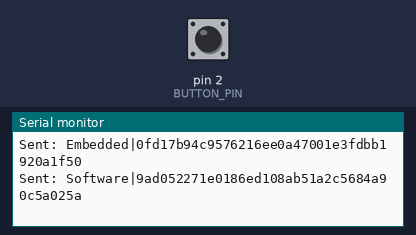
A sketch run on a simulated Arduino Uno, built with avr-gcc and run on an emulated ATmega328P. On the bench: the last lines printed to the serial monitor. The test bench sets the inputs (shaded band); at power-on: pin 2 (BUTTON_PIN) HIGH.

Above: at 6.8 s.
6.9 s: pin 2 (BUTTON_PIN) pulled LOW for 2.6 s
At 9.3 s:
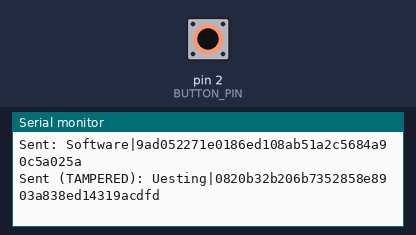
11.0 s: pin 2 (BUTTON_PIN) pulled LOW for 2.6 s
At 12.4 s:
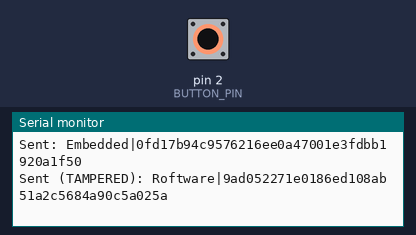
15.1 s: pin 2 (BUTTON_PIN) pulled LOW for 2.6 s
At 16.7 s:
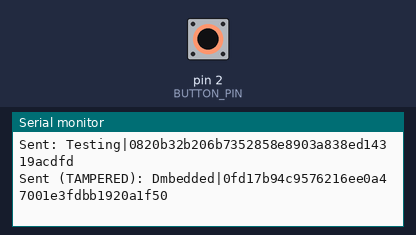

Measured:
- after the input at 6.9 s, the serial monitor: prints a new line after 1.2 s (image 1)
- after the input at 11.0 s, the serial monitor: prints a new line after 1.1 s (image 2)
- after the input at 15.1 s, the serial monitor: prints a new line after 0.96 s (image 3)

The sketch:

Task4_Sender.ino
```cpp
// =====================================================================
//  Task 4: Board A (sender with a SHA-1 hash and a tamper button)
//  No LCD is needed on this board.
// ---------------------------------------------------------------------
//  What this sketch does:
//    Every 2 seconds it sends one line to Board B made of
//        MESSAGE | HASH          e.g.  "Testing|0820b32b...319acdfd"
//    The hash is the SHA-1 "fingerprint" of the message. Board B works
//    out the hash again and checks that the two are the same.
//
//    While the button is held down, one bit of the message is changed
//    before it is sent, but the hash is still of the ORIGINAL message.
//    This pretends the message got damaged on the wire.
//
//  Wiring: the same as Task 2, plus
//    Push button between D2 and GND
// =====================================================================

#include <SoftwareSerial.h>

SoftwareSerial link(10, 11);   // (RX pin = D10, TX pin = D11)

const char* const messages[] = {"Testing", "Embedded", "Software"};
const uint8_t NUM_MESSAGES = 3;

const uint8_t BUTTON_PIN = 2;                // tamper button on D2
const unsigned long SEND_INTERVAL = 2000;    // 2000 ms = 2 seconds

unsigned long lastSend = 0;    // time (ms) of the last send
uint8_t msgIndex = 0;          // which message to send next


void setup()
{
    link.begin(9600);
    Serial.begin(9600);

    // INPUT_PULLUP: the pin reads HIGH normally, and LOW while the
    // button is pressed (the button connects D2 to GND).
    pinMode(BUTTON_PIN, INPUT_PULLUP);

    Serial.println(F("Sender ready"));
}


void loop()
{
    if (millis() - lastSend >= SEND_INTERVAL)
    {
        lastSend += SEND_INTERVAL;

        // ----- 1. Work out the hash of the ORIGINAL message -----
        char hash[41];                         // 40 hex characters + '\0'
        sha1Hex(messages[msgIndex], hash);

        // ----- 2. Copy the message into a buffer we are allowed to change -----
        char msg[32];
        strcpy(msg, messages[msgIndex]);

        // ----- 3. Button held? Change one bit to fake a damaged message -----
        bool tamper = (digitalRead(BUTTON_PIN) == LOW);
        if (tamper)
        {
            msg[0] = msg[0] ^ 0x01;            // flips the lowest bit: 'E' becomes 'D'
        }

        // ----- 4. Send the line "MESSAGE|HASH" followed by a newline -----
        link.print(msg);
        link.print('|');                       // separator between the two parts
        link.print(hash);
        link.print('\n');                      // end of the line

        // ----- 5. Show what was sent on the Serial Monitor -----
        if (tamper)
        {
            Serial.print(F("Sent (TAMPERED): "));
        }
        else
        {
            Serial.print(F("Sent: "));
        }
        Serial.print(msg);
        Serial.print('|');
        Serial.println(hash);

        // ----- 6. Next message -----
        msgIndex++;
        if (msgIndex == NUM_MESSAGES)
        {
            msgIndex = 0;
        }
    }
}


// =====================================================================
//  SHA-1 HASH FUNCTION
// ---------------------------------------------------------------------
//  You do NOT need to change anything below this line, or understand
//  every detail. All you need to know is how to call it:
//
//      char hash[41];                // 40 hex characters + '\0'
//      sha1Hex("Testing", hash);     // hash is now
//                                    // "0820b32b206b7352858e8903a838ed14319acdfd"
//
//  How SHA-1 works, in three steps:
//    1. Padding: add a 1 bit, then 0 bits, then the message length,
//       so the total is a whole number of 64-byte blocks.
//    2. Mixing: each 64-byte block goes through 80 rounds that scramble
//       five 32-bit numbers h[0]..h[4] (the function sha1Block).
//    3. Output: the final h[0]..h[4] (5 x 32 = 160 bits) is the hash,
//       written as 40 hexadecimal characters.
// =====================================================================

// Rotate a 32-bit number left by n bits (bits pushed out on the left
// come back in on the right)
uint32_t rotateLeft(uint32_t x, uint8_t n)
{
    return (x << n) | (x >> (32 - n));
}

// Step 2: mix one 64-byte block into the five state numbers h[0..4]
void sha1Block(const uint8_t* block, uint32_t* h)
{
    // Turn the 64 bytes into 16 32-bit words.
    // (Textbook SHA-1 uses 80 words here; keeping only 16 and reusing
    // them saves 256 bytes of RAM, which matters on a Nano.)
    uint32_t w[16];
    for (uint8_t i = 0; i < 16; i++)
    {
        w[i] = ((uint32_t)block[i * 4]     << 24) |
               ((uint32_t)block[i * 4 + 1] << 16) |
               ((uint32_t)block[i * 4 + 2] << 8)  |
                (uint32_t)block[i * 4 + 3];
    }

    uint32_t a = h[0], b = h[1], c = h[2], d = h[3], e = h[4];

    for (uint8_t t = 0; t < 80; t++)       // 80 rounds of mixing
    {
        if (t >= 16)                       // make the next word from earlier ones
        {
            w[t & 15] = rotateLeft(w[(t + 13) & 15] ^ w[(t + 8) & 15] ^
                                   w[(t + 2) & 15]  ^ w[t & 15], 1);
        }

        uint32_t f, k;                     // each group of 20 rounds
        if (t < 20)      { f = (b & c) | (~b & d);          k = 0x5A827999UL; }
        else if (t < 40) { f = b ^ c ^ d;                   k = 0x6ED9EBA1UL; }
        else if (t < 60) { f = (b & c) | (b & d) | (c & d); k = 0x8F1BBCDCUL; }
        else             { f = b ^ c ^ d;                   k = 0xCA62C1D6UL; }

        uint32_t temp = rotateLeft(a, 5) + f + e + k + w[t & 15];
        e = d;
        d = c;
        c = rotateLeft(b, 30);
        b = a;
        a = temp;
    }

    h[0] += a;  h[1] += b;  h[2] += c;  h[3] += d;  h[4] += e;
}

// Work out the SHA-1 of the text msg and write it into out
// as 40 lowercase hex characters plus '\0' (so out needs 41 chars)
void sha1Hex(const char* msg, char* out)
{
    // Starting values, fixed by the SHA-1 standard
    uint32_t h[5] = {0x67452301UL, 0xEFCDAB89UL, 0x98BADCFEUL,
                     0x10325476UL, 0xC3D2E1F0UL};

    uint16_t len = strlen(msg);            // message length in bytes
    uint16_t pos = 0;                      // how much we have processed
    uint8_t block[64];

    // Process every complete 64-byte block of the message
    while (len - pos >= 64)
    {
        memcpy(block, msg + pos, 64);
        sha1Block(block, h);
        pos += 64;
    }

    // Step 1: padding. Copy what is left, then add a single 1 bit (0x80).
    uint8_t rest = len - pos;
    memset(block, 0, 64);                  // fill with zeros
    memcpy(block, msg + pos, rest);
    block[rest] = 0x80;

    // The last 8 bytes must hold the length. If there is no room,
    // finish this block and use one more block of zeros.
    if (rest >= 56)
    {
        sha1Block(block, h);
        memset(block, 0, 64);
    }

    // Message length in BITS, most significant byte first
    uint32_t bits = (uint32_t)len * 8;
    block[60] = bits >> 24;
    block[61] = bits >> 16;
    block[62] = bits >> 8;
    block[63] = bits;
    sha1Block(block, h);

    // Step 3: write h[0..4] out as 40 hex characters
    const char hexDigits[] = "0123456789abcdef";
    for (uint8_t i = 0; i < 20; i++)
    {
        uint8_t value = h[i / 4] >> (24 - 8 * (i % 4));   // one byte of the hash
        out[i * 2]     = hexDigits[value >> 4];           // high 4 bits
        out[i * 2 + 1] = hexDigits[value & 0x0F];         // low 4 bits
    }
    out[40] = '\0';
}
```
